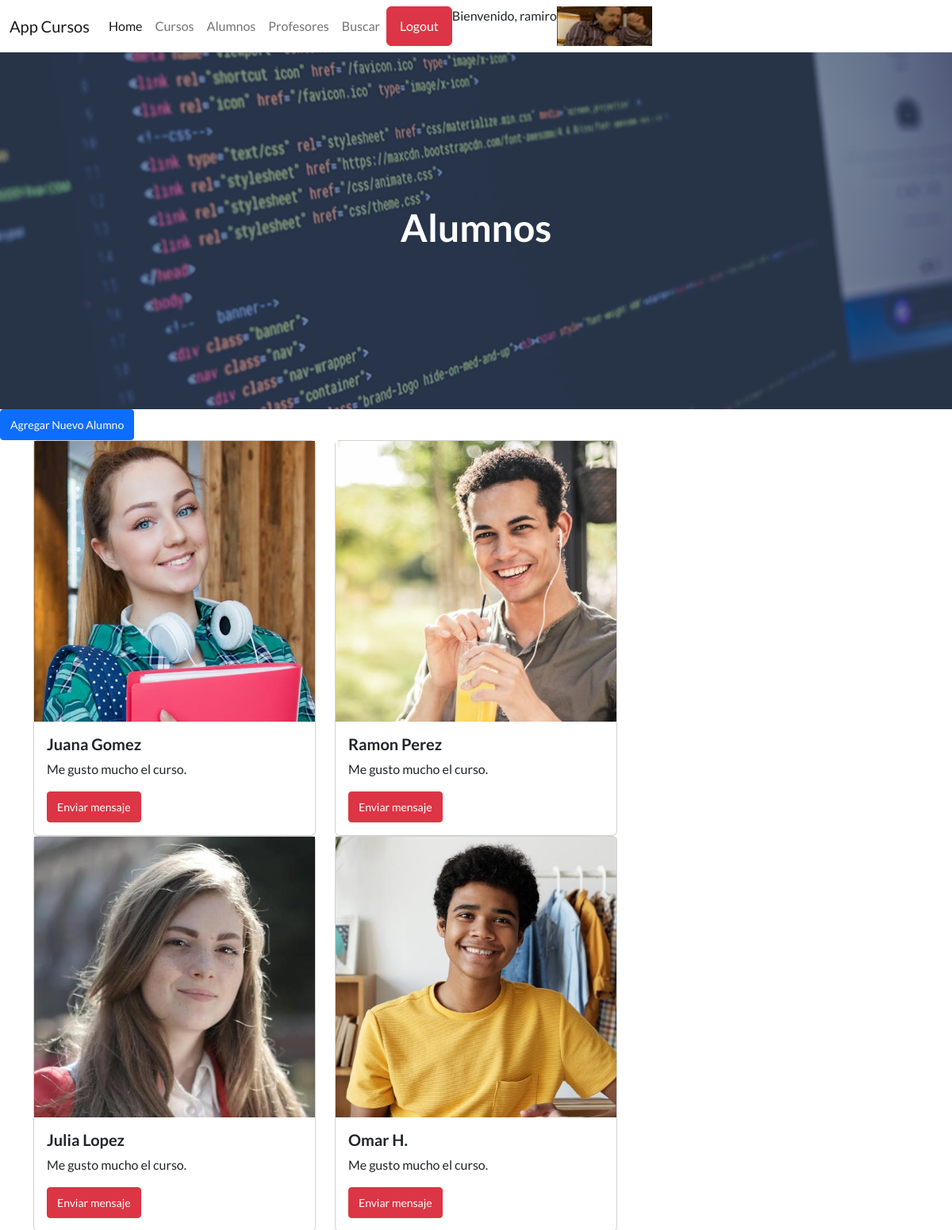
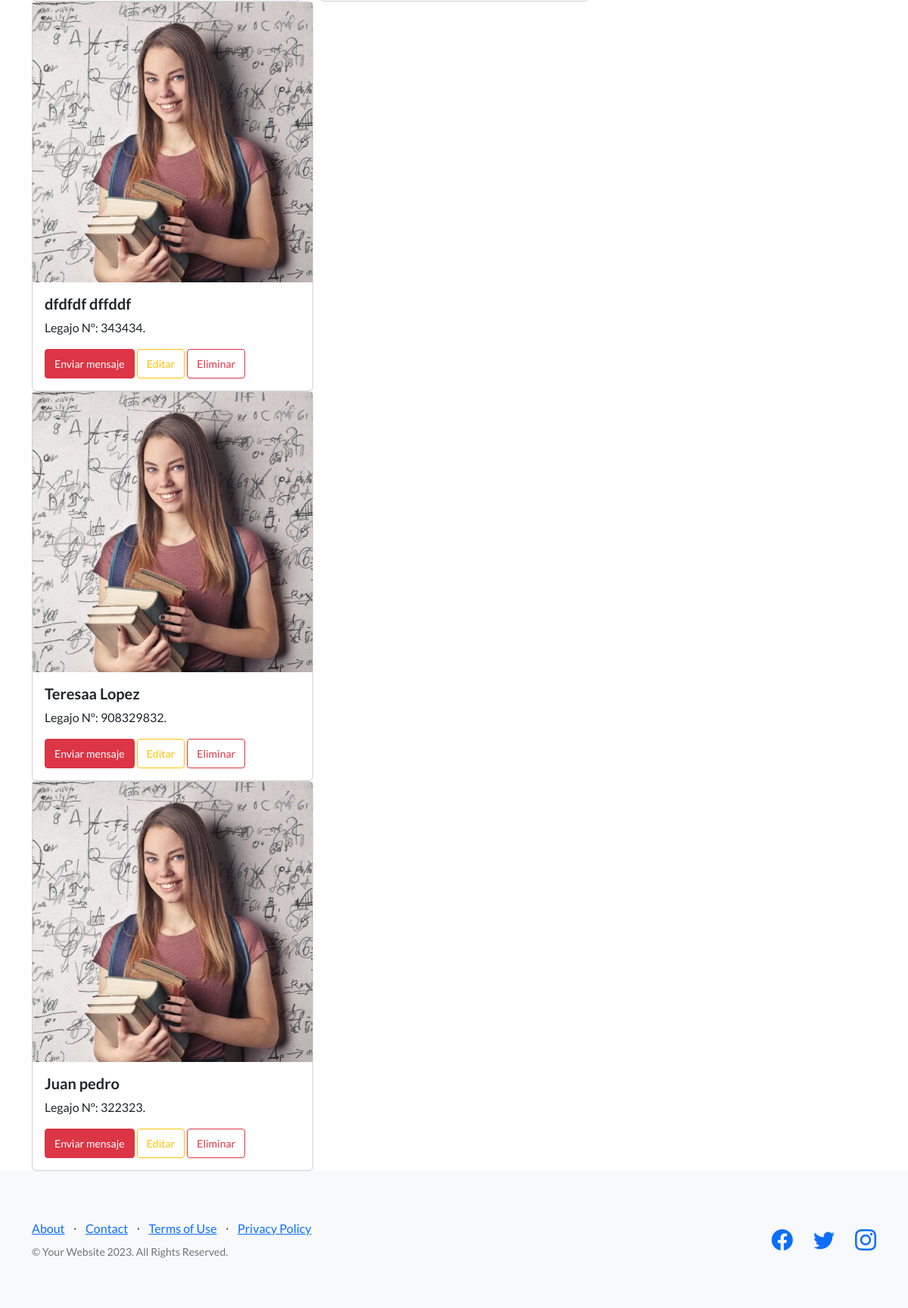
Page /AppCursos/ver_alumnos (signed in) on the committed database (2 pictures, top to bottom).
### AppCursos/models.py (models this page shows, shortened)
class Alumno (models.Model):
    nombre_alumno = models.CharField(max_length=40)
    apellido_alumno = models.CharField(max_length=40)
    legajo_alumno = models.IntegerField()

### AppCursos/views.py (the view)
# urls.py: path('ver_alumnos', views.ver_alumnos, name='alumnos'),
@login_required
def ver_alumnos(request):
    alumnos = Alumno.objects.all()
    avatares = Avatar.objects.filter(user=request.user.id)
    return render(request , "alumnos.html", {"url":avatares[0].imagen.url, "alumnos": alumnos})

### AppCursos/template/alumnos.html
{% extends 'padre.html' %}
{% load static %}
{% block header %}
    <h1 class="text-center" style="color: white;">Alumnos</h1>
{% endblock %}
{% block contenido %}
<main>
    <a href="nuevo_alumno" class="btn btn-primary btn-sm">Agregar Nuevo Alumno</a>
    <div class="container">
        <div class="row">
            <div class="col-12 col-md-4">
                <div class="card">
                    <img src="{% static 'AppCursos/assets/img/student_01.jpeg'%}" alt="">
                    <div class="card-body">
                        <h5 class="card-title">Juana Gomez</h5>
                        <p class="card-text">Me gusto mucho el curso.</p>
                        <a class="btn btn-danger btn-sm" href="">Enviar mensaje</a>
                    </div>
                </div>
            </div>
            <div class="col-12 col-md-4">
                <div class="card">
                    <img src="{% static 'AppCursos/assets/img/student_03.jpeg'%}" alt="">
                    <div class="card-body">
                        <h5 class="card-title btn-sm">Ramon Perez</h5>
                        <p class="card-text btn-sm">Me gusto mucho el curso.</p>
                        <a class="btn btn-danger btn-sm" href="">Enviar mensaje</a>
                    </div>
                </div>
            </div>
        </div>
        <div class="row">
            <div class="col-12 col-md-4">
                <div class="card">
                    <img src="{% static 'AppCursos/assets/img/student_02.jpeg'%}" alt="">
                    <div class="card-body">
                        <h5 class="card-title">Julia Lopez</h5>
                        <p class="card-text">Me gusto mucho el curso.</p>
                        <a class="btn btn-danger btn-sm" href="">Enviar mensaje</a>
                    </div>
                </div>
            </div>
            <div class="col-12 col-md-4">
                <div class="card">
                    <img src="{% static 'AppCursos/assets/img/student_05.jpeg'%}" alt="">
                    <div class="card-body">
                        <h5 class="card-title">Omar H.</h5>
                        <p class="card-text">Me gusto mucho el curso.</p>
                        <a class="btn btn-danger btn-sm" href="">Enviar mensaje</a>
                    </div>
                </div>
            </div>
        </div>
    </div>
    {% for n in alumnos %}
    <div class="container">
        <div class="col-12  col-md-4">
            <div class="card">
                <img src="{% static 'AppCursos/assets/img/student_06.jpeg' %}" />
                <div class="card-body">
                    <h5 class="card-title">{{n.nombre_alumno}} {{n.apellido_alumno}}</h5>
                    <p class="card-text">Legajo Nº: {{n.legajo_alumno}}.</p>
                    <a class="btn btn-danger btn-sm" href="">Enviar mensaje</a>
                    <a href="{% url 'editar_alumno' n.id %}" class="btn btn-outline-warning btn-sm">Editar</a>
                    <a href="{% url 'elimina_alumno' n.id %}" class="btn btn-outline-danger btn-sm">Eliminar</a>
                </div>
            </div>
        </div>
    </div>
    {% endfor %}
</main>
{% endblock %}

### AppCursos/template/padre.html (shortened to what this page needs)
<!DOCTYPE html>
<html lang="en">
<head>
    {% load static %}
    <link href="https://cdn.jsdelivr.net/npm/bootstrap-icons@1.5.0/font/bootstrap-icons.css" rel="stylesheet"
        type="text/css" />
    <link href="{% static 'AppCursos/css/styles.css' %}" rel="stylesheet" />
</head>
<body>
    <nav class="navbar navbar-expand-lg bg-body-tertiary">
        <div class="container-fluid">
            <a class="navbar-brand" href="#">App Cursos</a>
            <div class="collapse navbar-collapse" id="navbarNav">
                <ul class="navbar-nav flex-row">
                    <li class="nav-item">
                        <a class="nav-link active" aria-current="page" href="{% url 'home' %}">Home</a>
                    </li>
                    {% if request.user.is_authenticated %}
                    <li class="nav-item">
                        <a class="nav-link" href="{% url 'cursos' %}">Cursos</a>
                    </li>
                    <li class="nav-item">
                        <a class="nav-link" href="{% url 'alumnos' %}">Alumnos</a>
                    </li>
                    <li class="nav-item">
                        <a class="nav-link" href="{% url 'profesores' %}">Profesores</a>
                    </li>
                    <li class="nav-item">
                        <a class="nav-link" href="{% url 'buscar_curso' %}">Buscar</a>
                    </li>
                    {% endif %}
                </ul>
                <ul class="navbar-nav flex-row-reverse">
                    {% if  request.user.is_authenticated %}
                    <img src="{{ url }}" alt="" width="120px" height="50px">
                    <p>Bienvenido, {{user.username}}</p>
                    <form method="post" action="{% url 'Logout' %}">
                        <button type="submit" class="btn btn-danger">Logout</button>
                    </form>
                    {% endif %}
                </ul>
            </div>
        </div>
    </nav>
    <header class="masthead">
        <div class="container position-relative">
                {% block header %}{% endblock %}
        </div>
    </header>
    {% block contenido %}
    {% endblock %}
    <footer class="footer bg-light">
        <div class="container">
            <div class="row">
                <div class="col-lg-6 h-100 text-center text-lg-start my-auto">
                    <ul class="list-inline mb-2">
                        <li class="list-inline-item"><a href="#!">About</a></li>
                        <li class="list-inline-item">⋅</li>
                        <li class="list-inline-item"><a href="#!">Contact</a></li>
                        <li class="list-inline-item">⋅</li>
                        <li class="list-inline-item"><a href="#!">Terms of Use</a></li>
                        <li class="list-inline-item">⋅</li>
                        <li class="list-inline-item"><a href="#!">Privacy Policy</a></li>
                    </ul>
                    <p class="text-muted small mb-4 mb-lg-0">&copy; Your Website 2023. All Rights Reserved.</p>
                </div>
                <div class="col-lg-6 h-100 text-center text-lg-end my-auto">
                    <ul class="list-inline mb-0">
                        <li class="list-inline-item me-4">
                            <a href="#!"><i class="bi-facebook fs-3"></i></a>
                        </li>
                        <li class="list-inline-item me-4">
                            <a href="#!"><i class="bi-twitter fs-3"></i></a>
                        </li>
                        <li class="list-inline-item">
                            <a href="#!"><i class="bi-instagram fs-3"></i></a>
                        </li>
                    </ul>
                </div>
            </div>
        </div>
    </footer>
</body>
</html>

### rows in the picture
Alumno: nombre_alumno "dfdfdf", apellido_alumno "dffddf", legajo_alumno "343434"
Alumno: nombre_alumno "Teresaa", apellido_alumno "Lopez", legajo_alumno "908329832"
Alumno: nombre_alumno "Juan", apellido_alumno "pedro", legajo_alumno "322323"

### other values in the picture
{{ user.username }} "ramiro"
